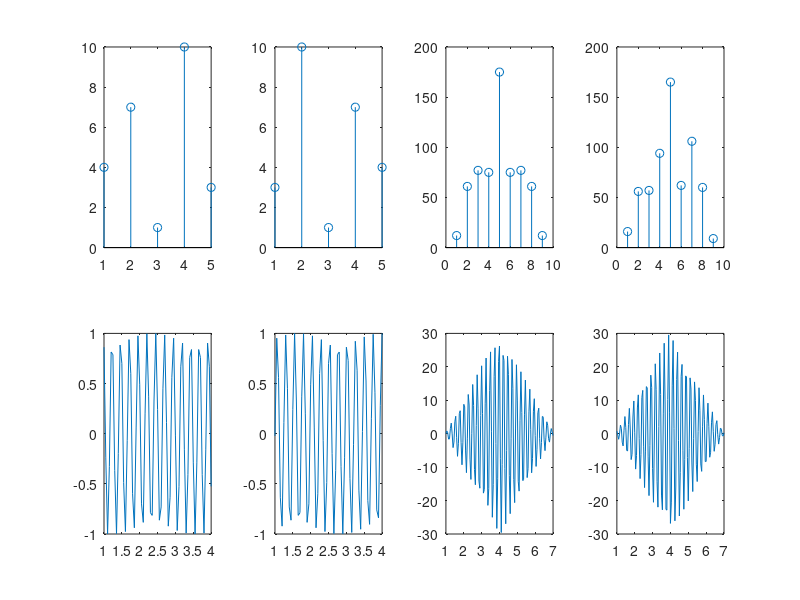

This chart was generated by the following MATLAB code:
%discrete
x=rand(1,5)
a=ceil(10*x)
t=1:5
b=fliplr(a)
z=conv(a,b)%cross
z1=conv(a,a) %auto
t1=(1:9)
subplot(2,4,1)
stem(t,a)
subplot(2,4,2)
stem(t,b)
subplot(2,4,3)
stem(t1,z)
subplot(2,4,4)
stem(t1,z1)

%continuous
n=4
w=100
t2=1:0.05:n
c=cos(w*t2)
d=cos(w*(t2-n))
e=conv(c,d)
e1=conv(c,c)
t3=1:0.05:7
subplot(2,4,5)
plot(t2,c)
subplot(2,4,6)
plot(t2,d)
subplot(2,4,7)
plot(t3,e)
subplot(2,4,8)
plot(t3,e1)
 


